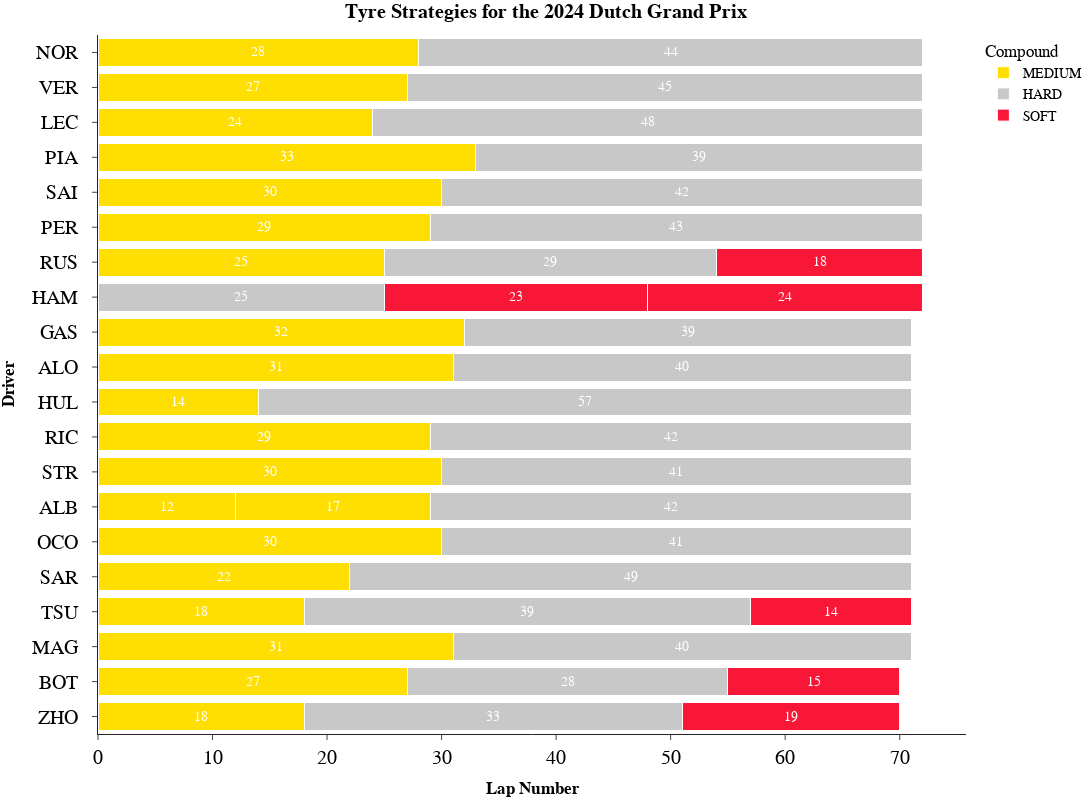

Write notebook code for a chart like this one.
### Code cell
fig=px.bar(
    stint_with_pos,
    y="Driver",
    x='StintLength',
    text="StintLength",
    orientation='h',
    barmode='stack',
    color='Compound',
    template="simple_white",
    title="<b>Tyre Strategies for the {} {}</b>".format(year,gp),
    height=800, width=1200,
    hover_data=["Position"],
    color_discrete_map={
                 "SOFT": "#F91536",
                 "MEDIUM": "#ffdf00 ",
                 "HARD":"#c8c8c8 ",
                 "INTERMEDIATE":"#009E60 ",
                 "WET":"#3671C6"
    }
)
fig.update_layout(
    yaxis = dict(tickfont = dict(size=20)),
    xaxis = dict(tickfont = dict(size=20)),
    xaxis_title="<b>Lap Number</b>",
    yaxis_title="<b>Driver</b>",
    title_x=0.5,
    font=dict(
        family="PT Sans Narrow",
        size=14,
        color="Black"
    ),
    title_font_family="PT Sans Narrow"
)

fig.update_layout(yaxis={'categoryorder':'total descending'},    
        hoverlabel=dict(
        bgcolor="Black",
        font_size=16,
        font_family="PT Sans Narrow"
    ),
    margin=dict(l=5, r=5, t=35, b=5),
    )

fig['layout']['yaxis']['autorange'] = "reversed"

fig.update_traces(marker_line_width=1, marker_line_color="WHITE", opacity=0.99, insidetextanchor="middle",textfont_color="White")

fig.update_yaxes(ticksuffix = "  ")

fig.show()

### Figure 1 — Plotly figure (JSON) as saved in the notebook; plotly's stock layout.template omitted (floating-point values rounded to 4 significant figures)
{"data": [{"alignmentgroup": "True", "customdata": [[1], [2], [3], [4], [5], [6], [7], [9], [10], [11], [12], [13], [14], [14], [15], [16], [17], [18], [19], [20]], "hovertemplate": "Compound=MEDIUM<br>StintLength=%{text}<br>Driver=%{y}<br>Position=%{customdata[0]}<extra></extra>", "insidetextanchor": "middle", "legendgroup": "MEDIUM", "marker": {"color": "#ffdf00 ", "line": {"color": "WHITE", "width": 1}, "pattern": {"shape": ""}}, "name": "MEDIUM", "offsetgroup": "MEDIUM", "opacity": 0.99, "orientation": "h", "showlegend": true, "text": [28, 27, 24, 33, 30, 29, 25, 32, 31, 14, 29, 30, 12, 17, 30, 22, 18, 31, 27, 18], "textfont": {"color": "White"}, "textposition": "auto", "type": "bar", "x": [28, 27, 24, 33, 30, 29, 25, 32, 31, 14, 29, 30, 12, 17, 30, 22, 18, 31, 27, 18], "xaxis": "x", "y": ["NOR", "VER", "LEC", "PIA", "SAI", "PER", "RUS", "GAS", "ALO", "HUL", "RIC", "STR", "ALB", "ALB", "OCO", "SAR", "TSU", "MAG", "BOT", "ZHO"], "yaxis": "y"}, {"alignmentgroup": "True", "customdata": [[1], [2], [3], [4], [5], [6], [7], [8], [9], [10], [11], [12], [13], [14], [15], [16], [17], [18], [19], [20]], "hovertemplate": "Compound=HARD<br>StintLength=%{text}<br>Driver=%{y}<br>Position=%{customdata[0]}<extra></extra>", "insidetextanchor": "middle", "legendgroup": "HARD", "marker": {"color": "#c8c8c8 ", "line": {"color": "WHITE", "width": 1}, "pattern": {"shape": ""}}, "name": "HARD", "offsetgroup": "HARD", "opacity": 0.99, "orientation": "h", "showlegend": true, "text": [44, 45, 48, 39, 42, 43, 29, 25, 39, 40, 57, 42, 41, 42, 41, 49, 39, 40, 28, 33], "textfont": {"color": "White"}, "textposition": "auto", "type": "bar", "x": [44, 45, 48, 39, 42, 43, 29, 25, 39, 40, 57, 42, 41, 42, 41, 49, 39, 40, 28, 33], "xaxis": "x", "y": ["NOR", "VER", "LEC", "PIA", "SAI", "PER", "RUS", "HAM", "GAS", "ALO", "HUL", "RIC", "STR", "ALB", "OCO", "SAR", "TSU", "MAG", "BOT", "ZHO"], "yaxis": "y"}, {"alignmentgroup": "True", "customdata": [[7], [8], [8], [17], [19], [20]], "hovertemplate": "Compound=SOFT<br>StintLength=%{text}<br>Driver=%{y}<br>Position=%{customdata[0]}<extra></extra>", "insidetextanchor": "middle", "legendgroup": "SOFT", "marker": {"color": "#F91536", "line": {"color": "WHITE", "width": 1}, "pattern": {"shape": ""}}, "name": "SOFT", "offsetgroup": "SOFT", "opacity": 0.99, "orientation": "h", "showlegend": true, "text": [18, 23, 24, 14, 15, 19], "textfont": {"color": "White"}, "textposition": "auto", "type": "bar", "x": [18, 23, 24, 14, 15, 19], "xaxis": "x", "y": ["RUS", "HAM", "HAM", "TSU", "BOT", "ZHO"], "yaxis": "y"}], "layout": {"barmode": "stack", "font": {"color": "Black", "family": "PT Sans Narrow", "size": 14}, "height": 800, "hoverlabel": {"bgcolor": "Black", "font": {"family": "PT Sans Narrow", "size": 16}}, "legend": {"title": {"text": "Compound"}, "tracegroupgap": 0}, "margin": {"b": 5, "l": 5, "r": 5, "t": 35}, "title": {"font": {"family": "PT Sans Narrow"}, "text": "<b>Tyre Strategies for the 2024 Dutch Grand Prix</b>", "x": 0.5}, "width": 1200, "xaxis": {"anchor": "y", "domain": [0, 1], "tickfont": {"size": 20}, "title": {"text": "<b>Lap Number</b>"}}, "yaxis": {"anchor": "x", "autorange": "reversed", "categoryorder": "total descending", "domain": [0, 1], "tickfont": {"size": 20}, "ticksuffix": "  ", "title": {"text": "<b>Driver</b>"}}}}
